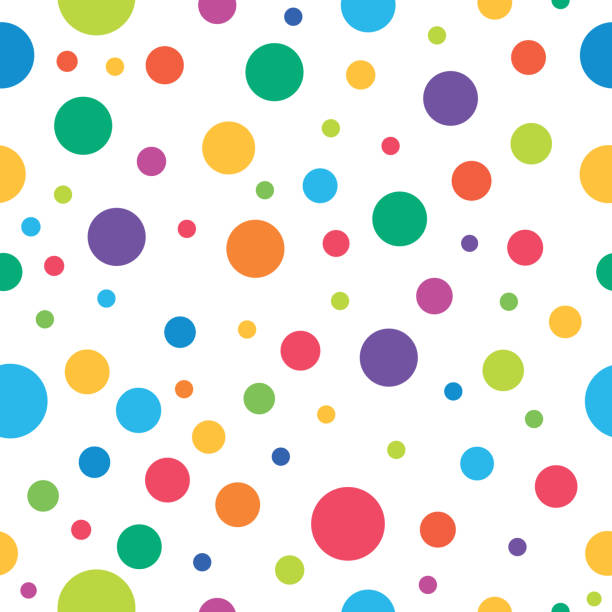
#> input picture polka-dot.jpg, 612 x 612 px
$ python colourdet.py
#> lines starting #> are read from the running program, lines starting #| are printed output that depends on the picture; after the words box and inside, x2 and y2 are one past the last pixel; in counts of white or black regions, pixels touching at a corner belong together
#> further down, img is the input picture: shape (612, 612, 3); mean B, G, R 224.6, 230.7, 230.6
#> (reads colors2.csv from the repository)
import cv2
import os
import numpy as np
import pandas as pd
import time

#function to calculate minimum distance from all colors and get the most matching color
def getColorName(R,G,B):
  minimum = 10000
  for i in range(len(csv)):
    d = abs(R- int(csv.loc[i,"R"])) + abs(G- int(csv.loc[i,"G"]))+ abs(B- int(csv.loc[i,"B"]))
    if(d<=minimum):
      minimum = d
      cname = csv.loc[i,"color_name"]
  return cname

#function to get x,y coordinates of mouse double click
def draw_function(event, x,y,flags,param):
  if event == cv2.EVENT_LBUTTONDBLCLK:
    global b,g,r,xpos,ypos, clicked
    clicked = True
    xpos = x
    ypos = y
    b,g,r = img[y,x]
    b = int(b)
    g = int(g)
    r = int(r)
  # if event == cv2.EVENT_RBUTTONDBLCLK:
  #     clicked = True
  #     print('yo')

def average_colour(img):
  print(img)
  B, G, R = np.split(img,3)

  avgR = int(np.array(R).mean())
  avgG = int(np.array(G).mean())
  avgB = int(np.array(B).mean())

  return getColorName(avgR, avgG, avgB)

def edge_detector(img):
  # use edge detector to identify the different then use contouriong to get unique blobs
  edges = cv2.Canny(img,100,200)
  return edges

def auto_canny(image, sigma=0.33):
	# compute the median of the single channel pixel intensities
#> called with sigma = 0.33
	v = np.median(image)
#> v = 255
	# apply automatic Canny edge detection using the computed median
	lower = int(max(0, (1.0 - sigma) * v))
#> lower = 170
	upper = int(min(255, (1.0 + sigma) * v))
#> upper = 255
	edged = cv2.Canny(image, lower, upper)
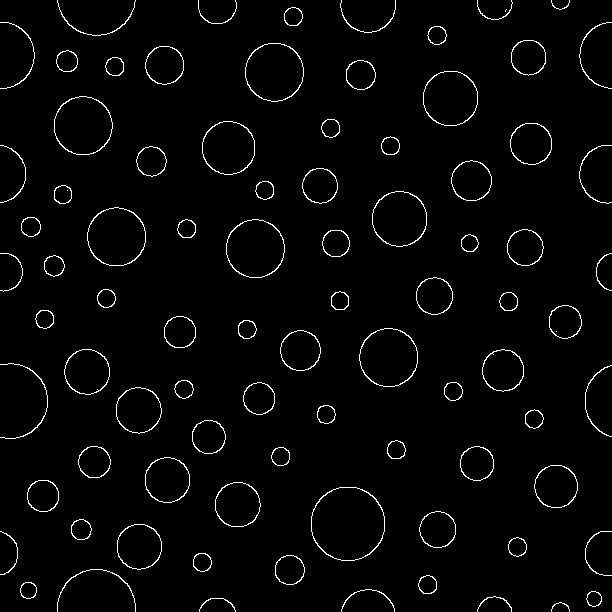
#> edged: shape (612, 612); 2.5% white in thin lines or dots
	# return the edged image
	return edged

def findfill(image, edge_image):
  thresh = cv2.threshold(edge_image, 0, 255, cv2.THRESH_BINARY + cv2.THRESH_OTSU)[1]
  cnts = cv2.findContours(thresh, cv2.RETR_EXTERNAL, cv2.CHAIN_APPROX_SIMPLE)
#> cnts = 86 contours, 11 with area under 20; largest, box (x1, y1, x2, y2) and area: (311, 487, 385, 561) 4289, (54, 96, 113, 155) 2672, (359, 328, 418, 387) 2671, (87, 207, 146, 266) 2670, (245, 43, 304, 102) 2668
  # cnts = cnts[0] if len(cnts) == 2 else cnts[1]
  # print(cnts)

  for cnt in cnts:

    #define size of contour
    # if cv2.countourArea(cnt) >= 100:


      #size of a contoured section
      pixelArea = len(cnt)
      # print(cnt)

      #create empty array for colour
      colour = np.array([],dtype='int32')
      # print(cnt[0])

      # //need to some somehow pull the colours from the pixel and then find the overall avaeral colour
      # for px in cnt:

      # fill the cnt
      for px in cnt:
        px = px[0][0]
        print(px)
#> this loop made 2 passes
#> pixelArea on pass 1: 86
#> (printed output is left out)
        # [24 lines of commented-out code are left out]

def fill(image):
  x,y,w,h = cv2.boundingRect(image)
  cv2.floodFill(image,None,(int(x+w/2),int(y+h/2)),255)
  return 255-image


if __name__ == "__main__":

  img_path = os.path.abspath(os.getcwd()) + "\\polka-dot.jpg"
  img_path = "polka-dot.jpg"
  img = cv2.imread(img_path)
  img2 = cv2.imread(img_path)

  # img = cv2.resize(img,(700,500))

  # clicked = False
  # r = g = b = xpos = ypos = 0

  #Reading csv file with pandas and giving names to each column
  index=["color","color_name","R","G","B"]
  csv = pd.read_csv('colors2.csv', names=index, header=None)


  # [27 lines of commented-out code are left out]
  edge_img = auto_canny(img)
  # [4 lines of commented-out code are left out]
  curr_img = findfill(img, edge_img)
  # [7 lines of commented-out code are left out]
  cv2.imshow('image',img)
  cv2.waitKey(0)
